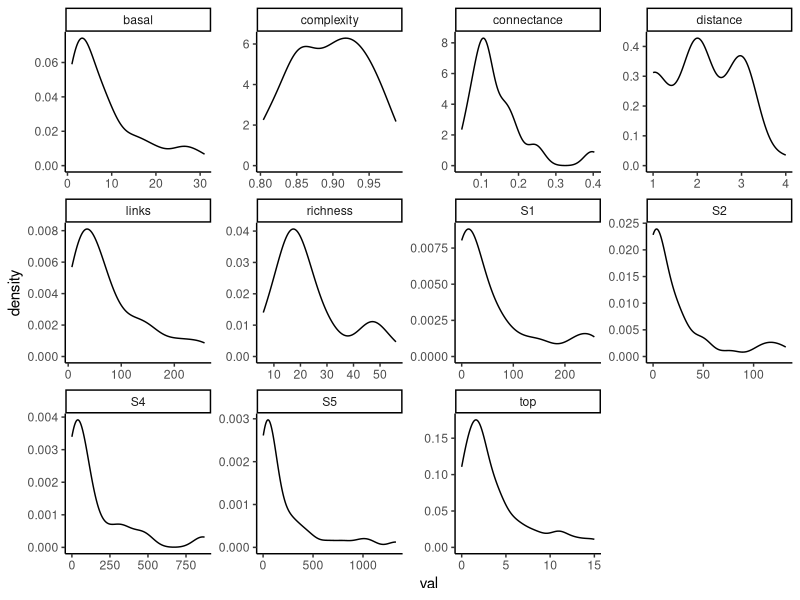

Write R code to recreate this figure.
library(tidyverse)

df <- read.csv("data/processed/mangal_summary.csv") %>% 
    pivot_longer(!id,
                names_to = "statistic",
                values_to = "val")

ggplot(df, aes(val)) +
    geom_density() +
    facet_wrap(vars(statistic),
                scales = "free") +
    theme_classic()